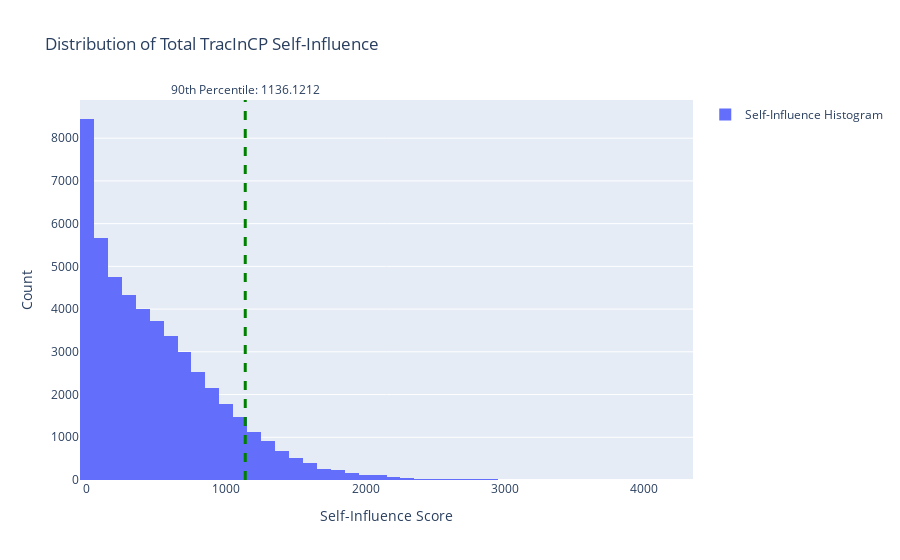

Notebook code for this chart:
### Code cell
fig = go.Figure()

# Add histogram
fig.add_trace(go.Histogram(
    x=total_influence, 
    name='Self-Influence Histogram',
    nbinsx=50
))

# Add vertical line at 90th percentile
percentile_90 = np.percentile(total_influence, 90)
fig.add_vline(
    x=percentile_90, 
    line_width=3, 
    line_dash="dash", 
    line_color="green",
    annotation_text=f"90th Percentile: {percentile_90:.4f}",
    annotation_position="top"
)

fig.update_layout(
    title="Distribution of Total TracInCP Self-Influence",
    xaxis_title="Self-Influence Score",
    yaxis_title="Count",
    showlegend=True
)

fig.show()

### Figure 1 — Plotly figure (JSON) as saved in the notebook; plotly's stock layout.template omitted (floating-point values rounded to 4 significant figures; data arrays with more than 128 entries replaced by an {"elided": "..."} marker saying what was removed)
{"data": [{"name": "Self-Influence Histogram", "nbinsx": 50, "type": "histogram", "x": {"elided": "50000 float values"}}], "layout": {"annotations": [{"showarrow": false, "text": "90th Percentile: 1136.1212", "x": 1136.0, "xanchor": "center", "xref": "x", "y": 1, "yanchor": "bottom", "yref": "y domain"}], "shapes": [{"line": {"color": "green", "dash": "dash", "width": 3}, "type": "line", "x0": 1136.0, "x1": 1136.0, "xref": "x", "y0": 0, "y1": 1, "yref": "y domain"}], "showlegend": true, "title": {"text": "Distribution of Total TracInCP Self-Influence"}, "xaxis": {"title": {"text": "Self-Influence Score"}}, "yaxis": {"title": {"text": "Count"}}}}
